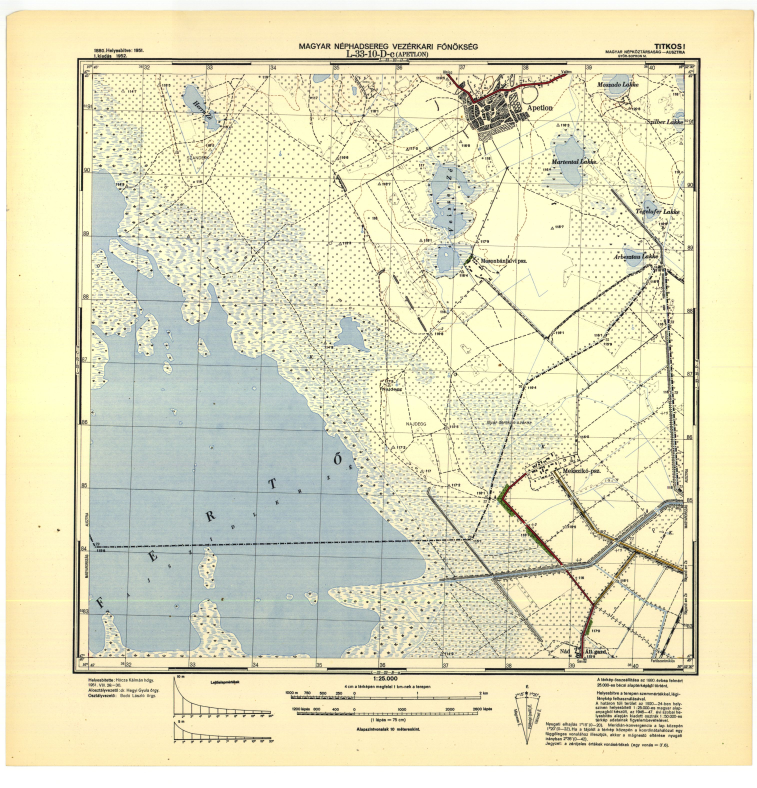
#> input picture test_maps/L-33-010-D-c.jpg, 3026 x 3150 px (shown at 1/4 size); its folder holds only this picture in this run
$ python -i ocr_utils.py   (imports and definitions only)
#> lines starting #> are read from the running program, lines starting #| are printed output that depends on the picture
#> further down, picture is the input picture: shape (3150, 3026, 3); mean B, G, R 190, 222.8, 225.2
import os
import re
import time
from pathlib import Path

# Must be BEFORE importing PaddleOCR / paddle
os.environ["FLAGS_use_onednn"] = "0"
os.environ["FLAGS_use_mkldnn"] = "0"

import cv2
import numpy as np
from paddleocr import PaddleOCR

from map_detector_project.OCRFolder.cut_top import process_image


# ============================================================
# CONFIG
# ============================================================

VALID_EXTENSIONS = {
    ".jpg", ".jpeg", ".png", ".bmp", ".tif", ".tiff"
}

LEFT_CUT_RATIO = 0.35
RIGHT_CUT_RATIO = 0.35
TOP_CUT_RATIO = 0.60

OCR_SCALE = 2.5
OCR_PADDING = 30


SHEET_PATTERN = re.compile(
    r"""
    ([A-Z])
    -
    (0?[1-9]|[1-5][0-9]|60)
    -
    (0?[1-9]|[1-9][0-9]|1[0-3][0-9]|14[0-4])
    -
    ([A-Da-d])
    -
    ([A-Da-d])
    """,
    re.VERBOSE,
)


# ============================================================
# IO HELPERS
# ============================================================

def get_script_dir():
    return Path(__file__).resolve().parent


# [22 lines left out: functions make_output_folder, get_all_images, not called in this run]


def safe_stem(path):
    return re.sub(r"[^A-Za-z0-9_-]+", "_", Path(path).stem)


# ============================================================
# TEXT HELPERS
# ============================================================

# [95 lines left out: functions clean_text, normalize_identifier, normalize_display_text, extract_sheet_identifiers, crop_final_ocr_region, not called in this run]


def preprocess_for_ocr(img):
    h, w = img.shape[:2]

    resized = cv2.resize(
        img,
        (int(w * OCR_SCALE), int(h * OCR_SCALE)),
        interpolation=cv2.INTER_CUBIC,
    )

    gray = cv2.cvtColor(resized, cv2.COLOR_BGR2GRAY)
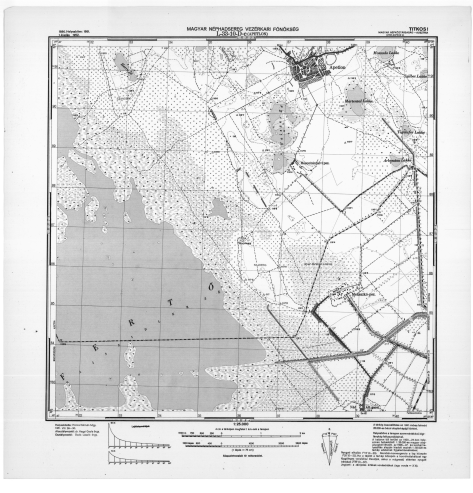
#> gray: shape (7875, 7565) (shown at 1/16 size); min 5, max 255, mean 219.8

    clahe = cv2.createCLAHE(
        clipLimit=2.0,
        tileGridSize=(8, 8),
    )

    gray = clahe.apply(gray)
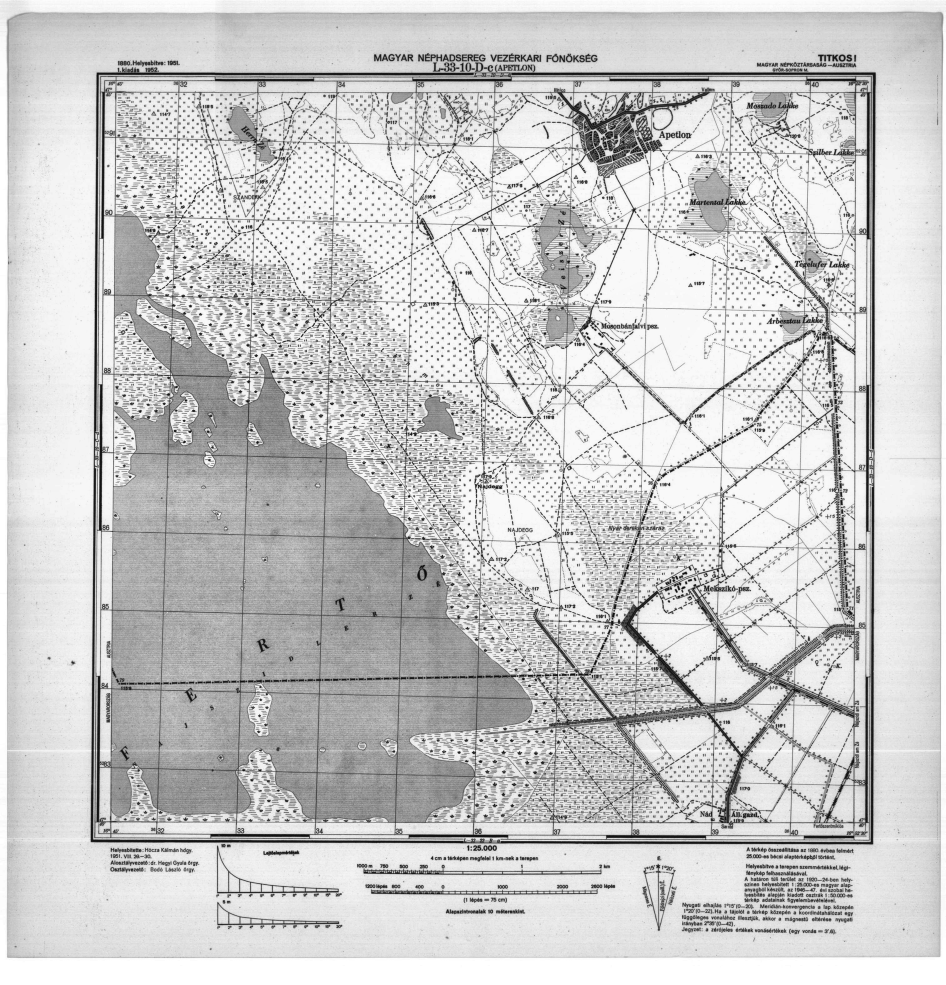
#> gray: shape (7875, 7565) (shown at 1/8 size); min 3, max 255, mean 202.9

    sharpen_kernel = np.array(
        [
            [0, -1, 0],
            [-1, 5, -1],
            [0, -1, 0],
        ],
        dtype=np.float32,
    )

    gray = cv2.filter2D(gray, -1, sharpen_kernel)

    processed = cv2.cvtColor(gray, cv2.COLOR_GRAY2BGR)

    processed = cv2.copyMakeBorder(
        processed,
        OCR_PADDING,
        OCR_PADDING,
        OCR_PADDING,
        OCR_PADDING,
        borderType=cv2.BORDER_CONSTANT,
        value=(255, 255, 255),
    )

    return processed


# ============================================================
# PADDLE OCR
# ============================================================

# [330 lines left out: functions create_ocr, run_paddle_ocr, resize_width_keep_aspect, create_result_image, prepare_ocr_crop, detect_pattern_from_image and 2 more, not called in this run]

>>> import cv2
>>> picture = cv2.imread('../test_maps/L-33-010-D-c.jpg')
>>> result = preprocess_for_ocr(picture)

$ run again, on test_maps/L-33-012-D-c.jpg
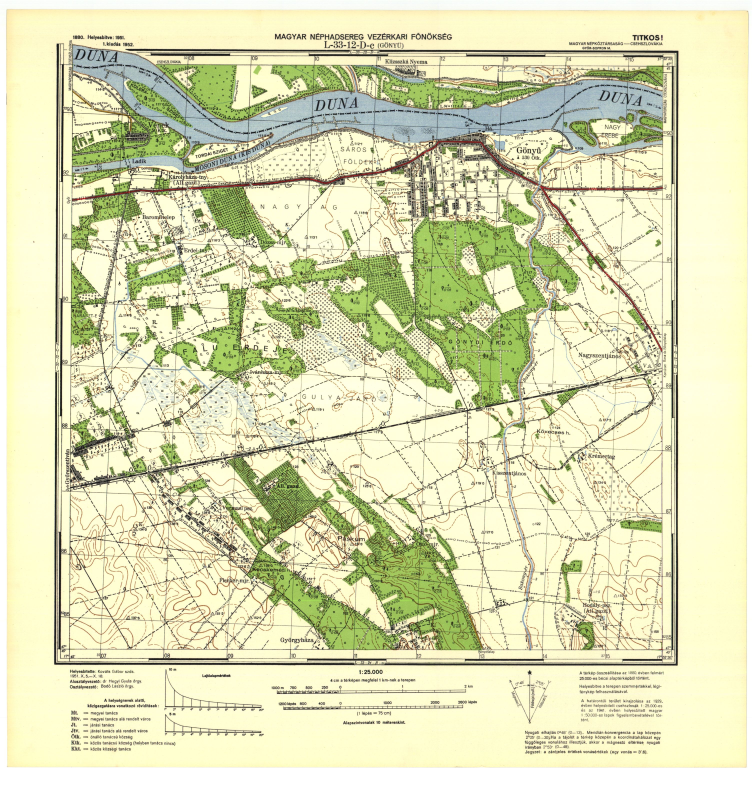
#> input picture test_maps/L-33-012-D-c.jpg, 3008 x 3150 px (shown at 1/4 size)
#> picture is the input picture: shape (3150, 3008, 3); mean B, G, R 180.4, 221.1, 219
#> in preprocess_for_ocr, `gray = cv2.cvtColor(resized, cv2.COLOR_BGR2GRAY)`:
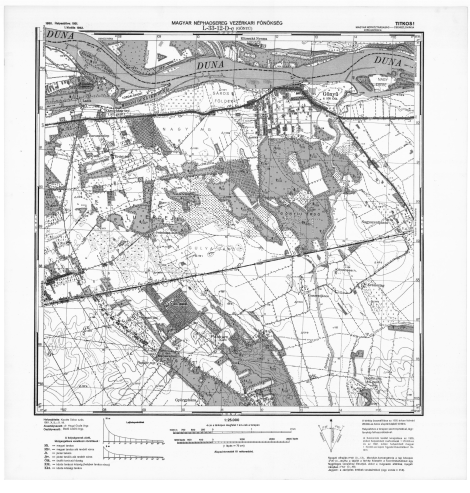
#> gray: shape (7875, 7520) (shown at 1/16 size); min 4, max 255, mean 215.8
#> in preprocess_for_ocr, `gray = clahe.apply(gray)`:
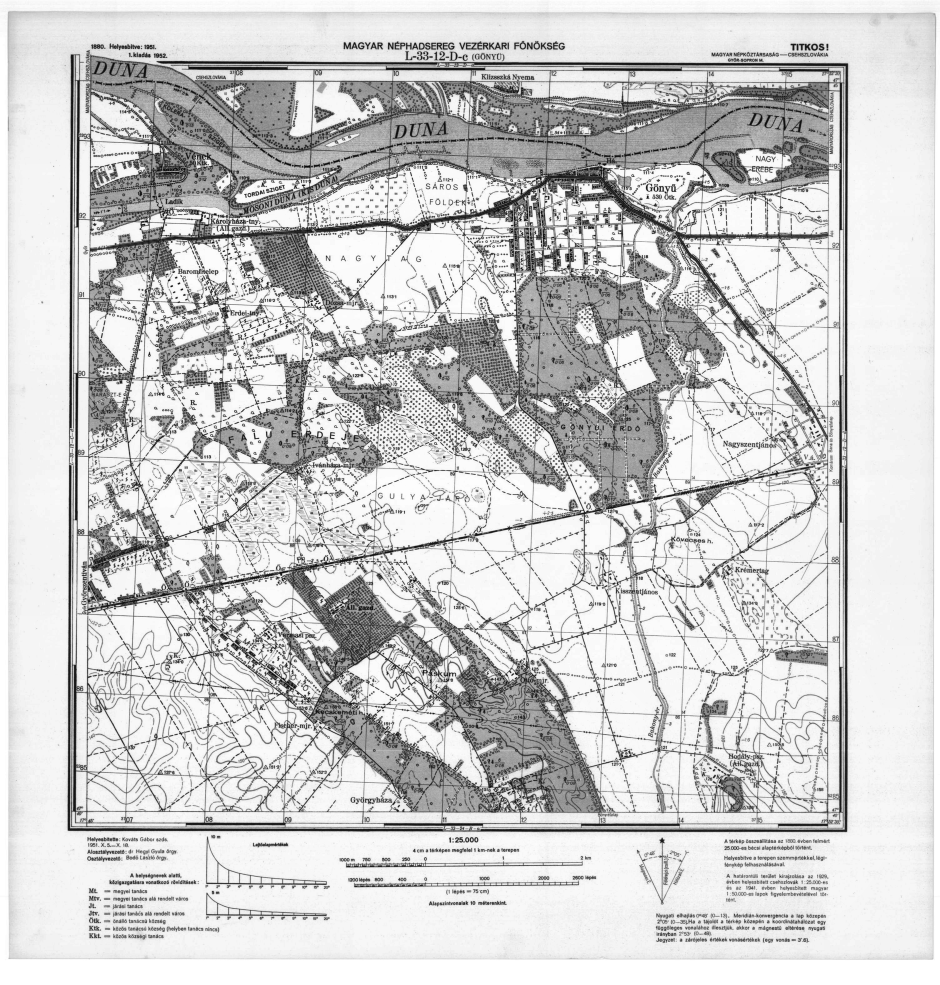
#> gray: shape (7875, 7520) (shown at 1/8 size); min 2, max 255, mean 204.9

$ run again, on test_maps/L-33-033-D-c.jpg
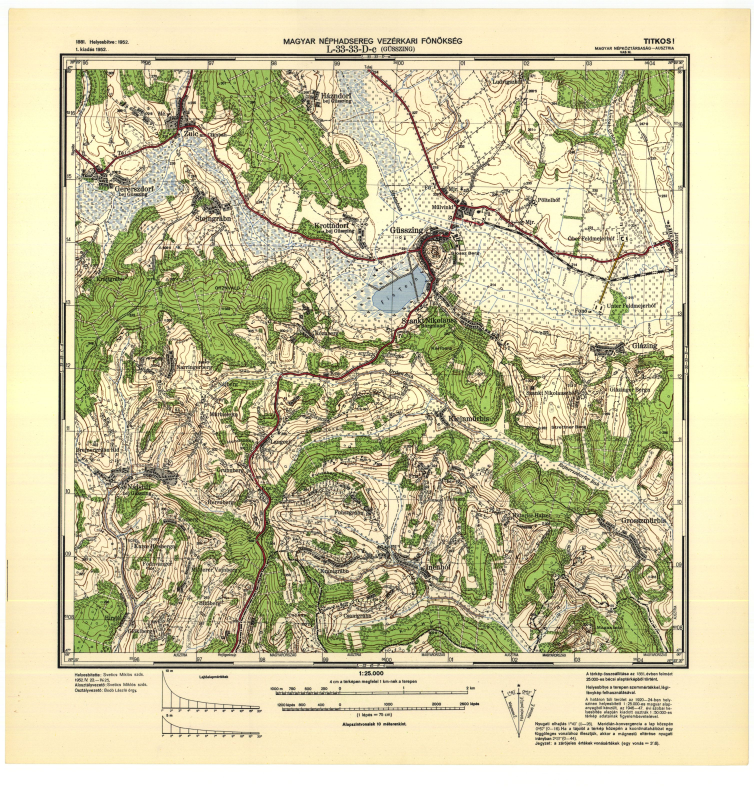
#> input picture test_maps/L-33-033-D-c.jpg, 3016 x 3150 px (shown at 1/4 size)
#> picture is the input picture: shape (3150, 3016, 3); mean B, G, R 159.2, 198.4, 203.5
#> in preprocess_for_ocr, `gray = cv2.cvtColor(resized, cv2.COLOR_BGR2GRAY)`:
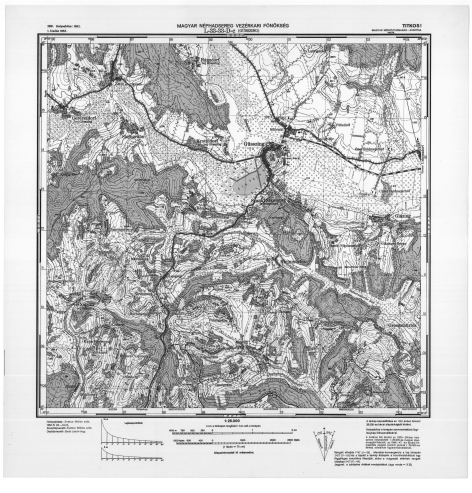
#> gray: shape (7875, 7540) (shown at 1/16 size); min 2, max 255, mean 195.5
#> in preprocess_for_ocr, `gray = clahe.apply(gray)`:
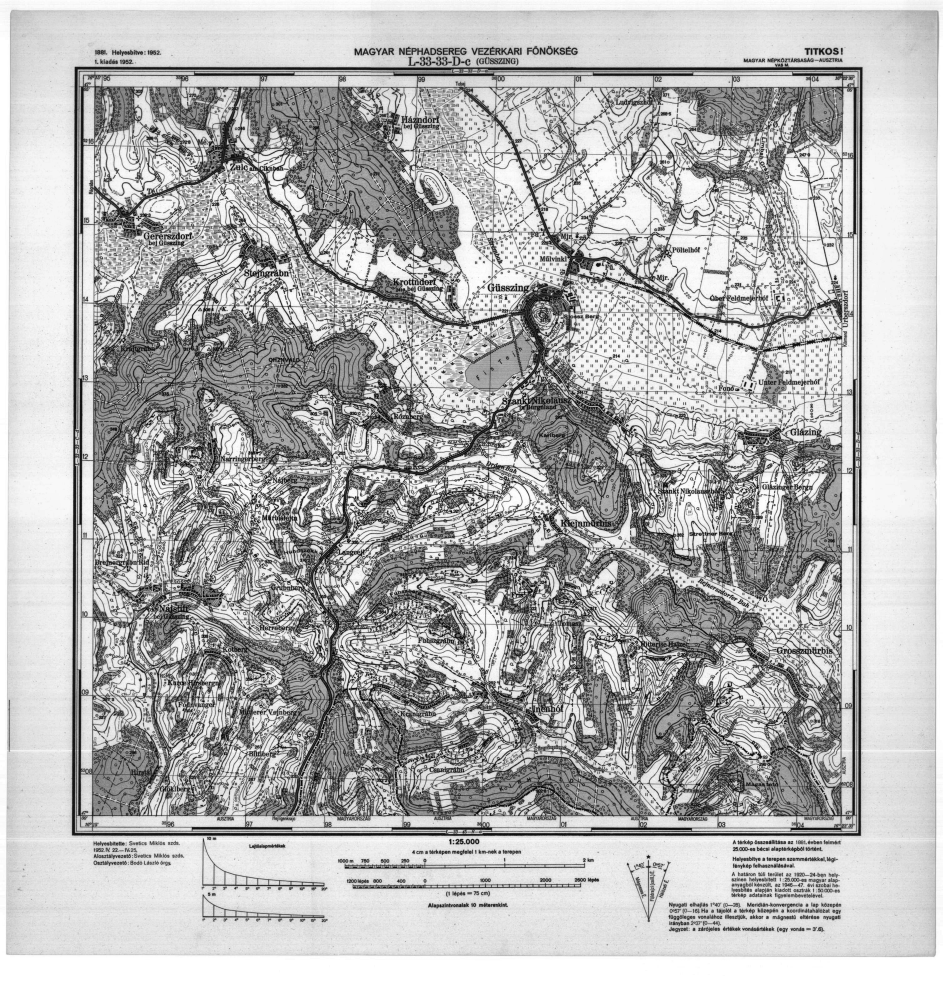
#> gray: shape (7875, 7540) (shown at 1/8 size); min 1, max 255, mean 179.6
